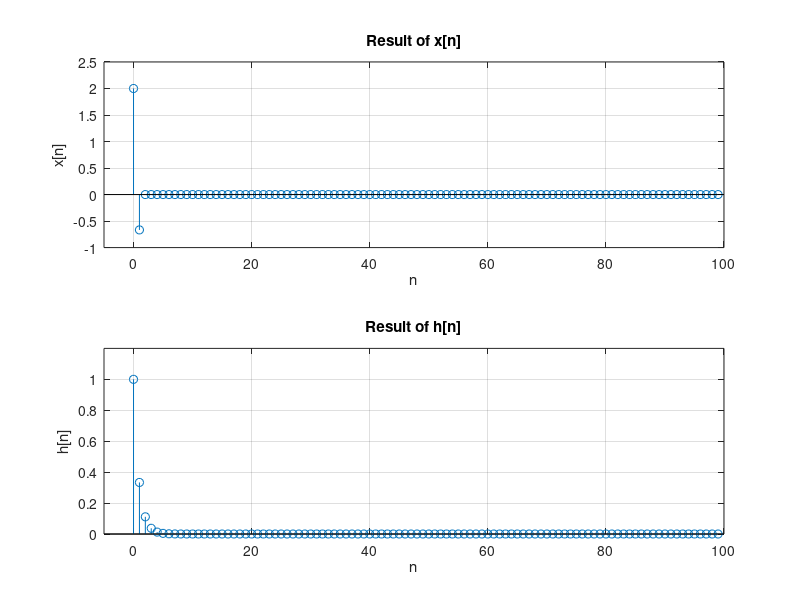
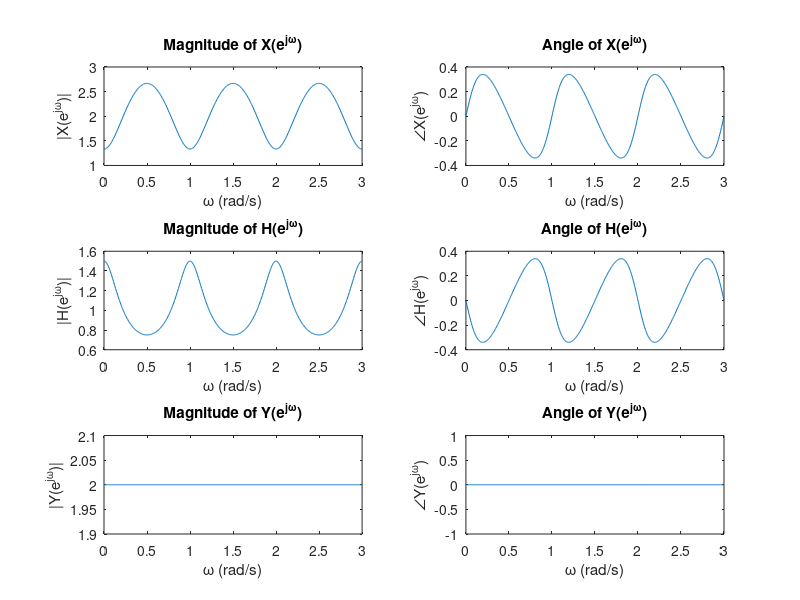
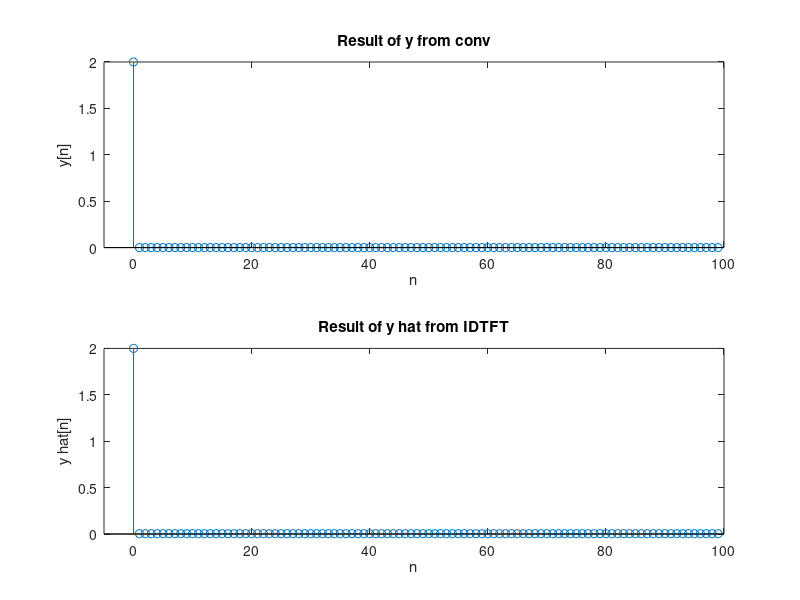

The MATLAB source for these figures, in order:
close all
clear 
clc

%% Part (a)
n = 0:99;
x = [2 -2/3 zeros(1, length(n)-2)];
h = (1/3).^n;

figure(1)
subplot(2,1,1)
stem(n,x)
title('Result of x[n]')
xlabel('n')
ylabel('x[n]')
axis([-5 100 -1 2.5])
grid on

subplot(2,1,2)
stem(n,h)
title('Result of h[n]')
xlabel('n')
ylabel('h[n]')
axis([-5 100 0 1.2])
grid on

%% Part (b)
w = 0:pi/100:6*pi;
X = x*exp(-j * n' * w);
H = h*exp(-j * n' * w);

%% Part (c)
Y = X.*H;

figure(2)
subplot(3,2,1)
plot(w/(2*pi), abs(X))
title('Magnitude of X(e^{j\omega})')
xlabel('\omega (rad/s)')
ylabel('|X(e^{j\omega})|')

subplot(3,2,2)
plot(w/(2*pi), angle(X))
title('Angle of X(e^{j\omega})')
xlabel('\omega (rad/s)')
ylabel('\angleX(e^{j\omega})')

subplot(3,2,3)
plot(w/(2*pi), abs(H))
title('Magnitude of H(e^{j\omega})')
xlabel('\omega (rad/s)')
ylabel('|H(e^{j\omega})|')

subplot(3,2,4)
plot(w/(2*pi), angle(H))
title('Angle of H(e^{j\omega})')
xlabel('\omega (rad/s)')
ylabel('\angleH(e^{j\omega})')

subplot(3,2,5)
plot(w/(2*pi), abs(Y))
title('Magnitude of Y(e^{j\omega})')
xlabel('\omega (rad/s)')
ylabel('|Y(e^{j\omega})|')
axis([0 3 1.9 2.1])

subplot(3,2,6)
plot(w/(2*pi), angle(Y))
title('Angle of Y(e^{j\omega})')
xlabel('\omega (rad/s)')
ylabel('\angleY(e^{j\omega})')
axis([-inf inf -1 1])

%% Part (d)
y = conv(x,h);
dw = 2*pi/length(w);
y_hat = real(Y*exp(j * w' * n)*dw/(2*pi));

figure(3)
subplot(2,1,1)
stem(n,y(1:100))
title('Result of y from conv')
xlabel('n')
ylabel('y[n]')
axis([-5 100 0 max(y)])

subplot(2,1,2)
stem(n,y_hat(1:100))
title('Result of y hat from IDTFT')
xlabel('n')
ylabel('y hat[n]')
axis([-5 100 0 max(y_hat)])
